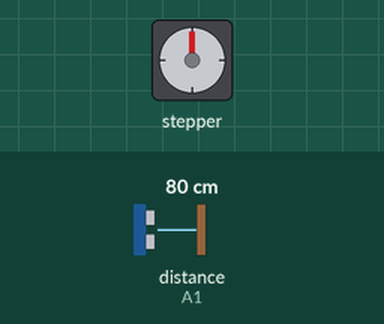
Simulated run of this sketch. Board: Arduino Uno, built with avr-gcc and run on an emulated ATmega328P. Parts: stepper motor. Wiring (inferred from the names in the program): ultrasonic range finder: trigger A0; echo A1. The inputs (shaded band) are chosen by the test bench; at power-on: distance to the obstacle (sensor on A1) 80 cm. The echo pulse lasts 58.3 µs per cm; stepper angles assume 2048 steps per turn.

Above: at 1.2 s.
1.3 s: distance to the obstacle (sensor on A1) set to 9 cm
At 1.86 s:
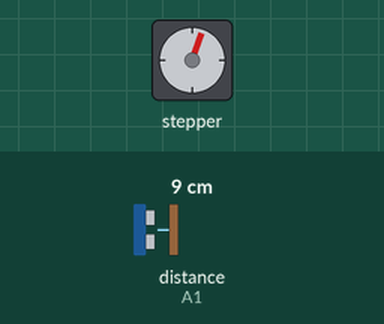
At 2.8 s:
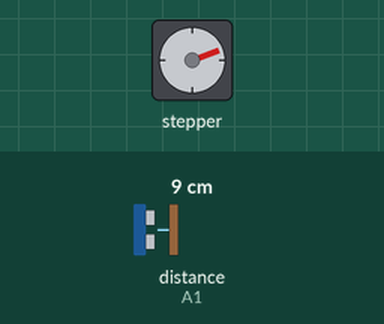
Timing chart, 0 to 16.3 s (numbered marks = the images above; inputs shaded):
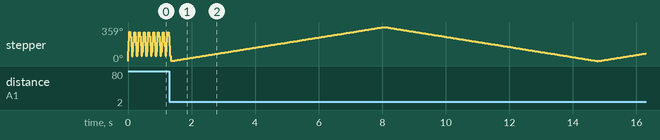

The sketch:

sketch_oct13a.ino
```cpp
#include <Stepper.h>

#define TRIG A0
#define ECHO A1

int rpm, spr = 2048;
Stepper motor(spr, 8, 10, 9, 11);

void setup() {
  pinMode(TRIG, OUTPUT);
  pinMode(ECHO, INPUT);
  motor.setSpeed(10);
  Serial.begin(9600);
}

void spinMotor(int rot, int seg) {
  motor.setSpeed(rot);

  motor.step(seg);
  // delay(500);
  motor.step(-seg);
  // delay(500);
}

float duration, distanceCM, distanceIN;

void loop() {
  digitalWrite(TRIG, LOW);
  delayMicroseconds(2);
  digitalWrite(TRIG, HIGH);
  delayMicroseconds(10);
  digitalWrite(TRIG, LOW);

  duration = pulseIn(ECHO, HIGH);
  distanceCM = (0.0343 * duration) / 2;
  distanceIN = distanceCM / 2.54;

  rpm = distanceCM * 2;
  rpm = map(rpm, 0, 15, 0, distanceCM);

  spinMotor(rpm, spr);
}
```
